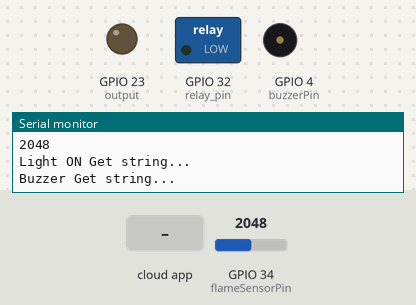
Recording of a sketch running on a simulated ESP32. Shown: switched loads named in the sketch (green lamp = pin HIGH), output pins drawn as LEDs (lit = HIGH), buzzer (waves = sounding, pin HIGH), the last lines printed to the serial monitor. The test bench sets the inputs (shaded band); at power-on: GPIO 34 (flameSensorPin) = 2048. WiFi joins after 1.5 s; servers stay silent unless stated; the Firebase database answers and starts empty.

Above: at 4.9 s.
5.0 s: GPIO 34 (flameSensorPin) set to 4037
7.3 s: GPIO 34 (flameSensorPin) set to 4095
At 8.6 s:
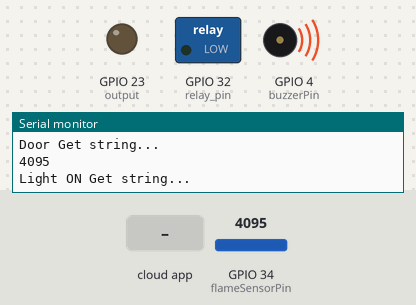
9.4 s: the phone or cloud app sets DoorLock to true
At 10.6 s:
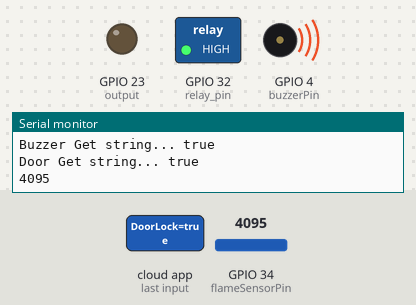
Timing chart, 0 to 12.4 s (numbered marks = the images above; inputs shaded):
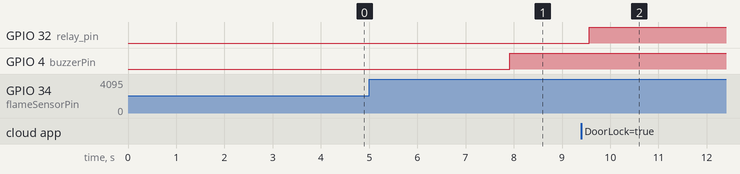

The sketch:

fire_detection.ino
```cpp
/*
const int flameSensorPin = 34;  // Pin D34 on the ESP32 board for flame sensor
const int buzzerPin = 4;       // Pin D4 on the ESP32 board for the buzzer

void setup() {

  pinMode(flameSensorPin, INPUT);
  pinMode(buzzerPin, OUTPUT);
  analogSetAttenuation(ADC_11db); // Full range: 3.3V
}

void loop() {
  delay(300);
  Serial.println("I am all good");
  int flameValue = analogRead(flameSensorPin);
  Serial.println(flameValue); // Print flame sensor value to serial monitor
  delay(100);

  if (flameValue < 4095) { // If the sensor detects a flame
     digitalWrite(buzzerPin, LOW);
  } else {
    // digitalWrite(buzzerPin, HIGH);
    digitalWrite(buzzerPin, HIGH);
  }
}
*/
#if defined(ESP32)
#include <WiFi.h>
#include <FirebaseESP32.h>
#elif defined(ESP8266)
#include <ESP8266WiFi.h>
#include <FirebaseESP8266.h>
#endif

//Provide the token generation process info.
#include <addons/TokenHelper.h>

//Provide the RTDB payload printing info and other helper functions.
#include <addons/RTDBHelper.h>

/* 1. Define the WiFi credentials */
#define WIFI_SSID "ICA2"
#define WIFI_PASSWORD "ftmkica2"

//For the following credentials, see examples/Authentications/SignInAsUser/EmailPassword/EmailPassword.ino

// Insert Firebase project API Key
#define API_KEY "AIzaSyB03AoYlEosstvba5yTevV7wenJcghXJZY"

// Insert RTDB URL
#define DATABASE_URL "https://esp-32-d9503-default-rtdb.firebaseio.com/"


//Define Firebase Data object
FirebaseData fbdo;

FirebaseAuth auth;
FirebaseConfig config;
bool signupOK = false;

const int flameSensorPin = 34;  // Pin D34 on the ESP32 board for flame sensor
const int buzzerPin = 4;       // Pin D4 on the ESP32 board for the buzzer

const int output = 23;
const int ledChannel = 0;

const int relay_pin = 32;

void setup()
{

  Serial.begin(74880);

  delay(2000);
  // Solenoid lock
  digitalWrite(relay_pin, LOW);
  pinMode(relay_pin, OUTPUT);

  // fire sensor
  pinMode(flameSensorPin, INPUT);
  pinMode(buzzerPin, OUTPUT);
  analogSetAttenuation(ADC_11db); // Full range: 3.3V

  delay(200);

  // led light
  ledcSetup(ledChannel, 5000, 8);
  ledcAttachPin(output, ledChannel);

  WiFi.begin(WIFI_SSID, WIFI_PASSWORD);
  Serial.print("Connecting to Wi-Fi");
  while (WiFi.status() != WL_CONNECTED)
  {
    Serial.print(".");
    delay(300);
  }
  Serial.println();
  Serial.print("Connected with IP: ");
  Serial.println(WiFi.localIP());
  Serial.println();
  Serial.print("Free Heap: ");
  Serial.println(ESP.getFreeHeap());
  Serial.printf("Firebase Client v%s\n\n", FIREBASE_CLIENT_VERSION);

  /* Assign the api key (required) */
  config.api_key = API_KEY;

  config.database_url = DATABASE_URL;
  Firebase.begin(&config, &auth);


  if (Firebase.signUp(&config, &auth, "", ""))
  {
    Serial.println("ok");
    signupOK = true;
  }
  else
  {
    Serial.printf("%s\n", config.signer.signupError.message.c_str());
  }

  Firebase.setDoubleDigits(5);


}

void loop()
{

  int flameValue = analogRead(flameSensorPin);

  Serial.println(flameValue); // Print flame sensor value to serial monitor
  // delay(100);
  bool isFireDetected;
  if (flameValue < 4095) { // If the sensor detects a flame
     // digitalWrite(buzzerPin, LOW);
     isFireDetected = false;
  } else {

    Firebase.setBool(fbdo, "/ESP 32 WROOM/BuzzerRing", true);
    isFireDetected = true;
  }

  if (Firebase.ready())
  {
    Firebase.setBool(fbdo, "/ESP 32 WROOM/FireDetected", isFireDetected);

    Serial.printf("Light ON Get string... %s\n", Firebase.getString(fbdo, F("/ESP 32 WROOM/Light/LightOn")) ? fbdo.to<const char *>() : fbdo.errorReason().c_str());


    if (strcmp(fbdo.to<const char *>(), "true") == 0) {
       String sliderValue;
      if (Firebase.getString(fbdo, F("/ESP 32 WROOM/Light/Brightness"))) {
        sliderValue = fbdo.to<String>();
      } else {
        sliderValue = "0";
        // Handle the error, e.g., print the error reason
        Serial.println(fbdo.errorReason().c_str());
      };
      Serial.println("Slider: "+sliderValue);

      ledcWrite(ledChannel, sliderValue.toInt());
    }
    else // turn off the light
    {
      ledcWrite(ledChannel, 0);
    }

    Serial.printf("Buzzer Get string... %s\n", Firebase.getString(fbdo, F("/ESP 32 WROOM/BuzzerRing")) ? fbdo.to<const char *>() : fbdo.errorReason().c_str());


    if (strcmp(fbdo.to<const char *>(), "true") == 0) {
      digitalWrite(buzzerPin, HIGH);
    } else {
      digitalWrite(buzzerPin, LOW);
    }


    Serial.printf("Door Get string... %s\n", Firebase.getString(fbdo, F("/ESP 32 WROOM/DoorLock")) ? fbdo.to<const char *>() : fbdo.errorReason().c_str());


    if (strcmp(fbdo.to<const char *>(), "true") == 0) {
      digitalWrite(relay_pin, HIGH); //lock door
    } else {
      digitalWrite(relay_pin, LOW); //open door
    }


  }

}
```

Measured:
- the behaviour switches between 4094 and 4095 on GPIO 34 (flameSensorPin) (found by bisection; images 0 and 1)
- after the input at 7.3 s, GPIO 4 (buzzerPin): LOW → HIGH after 0.61 s
- after the input at 9.4 s, GPIO 32 (relay_pin): LOW → HIGH after 0.16 s
